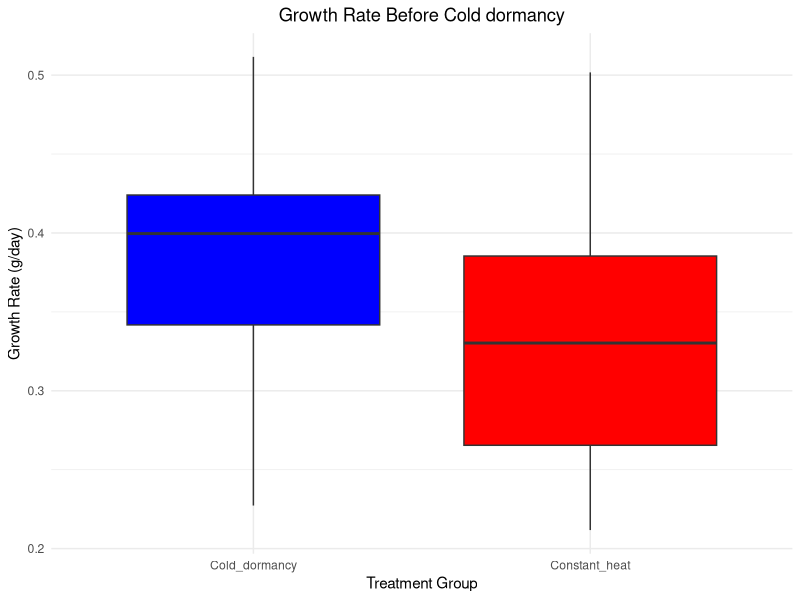
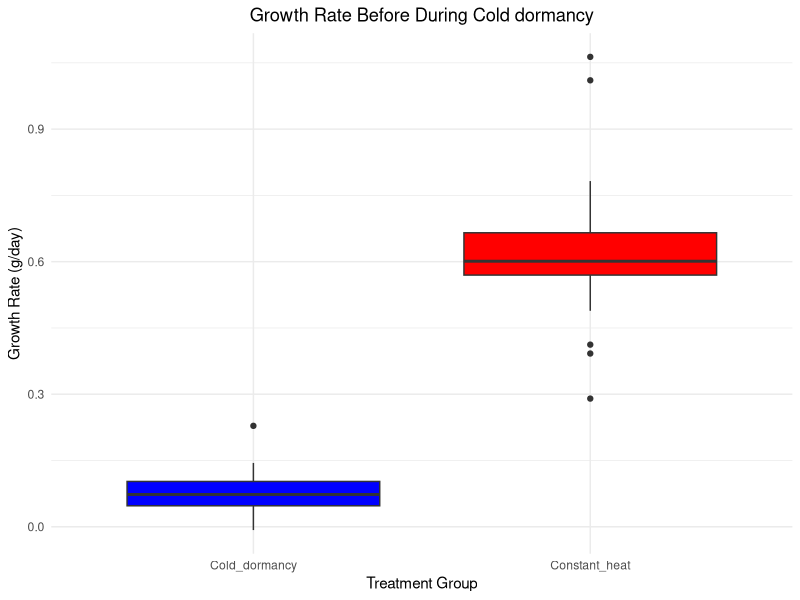
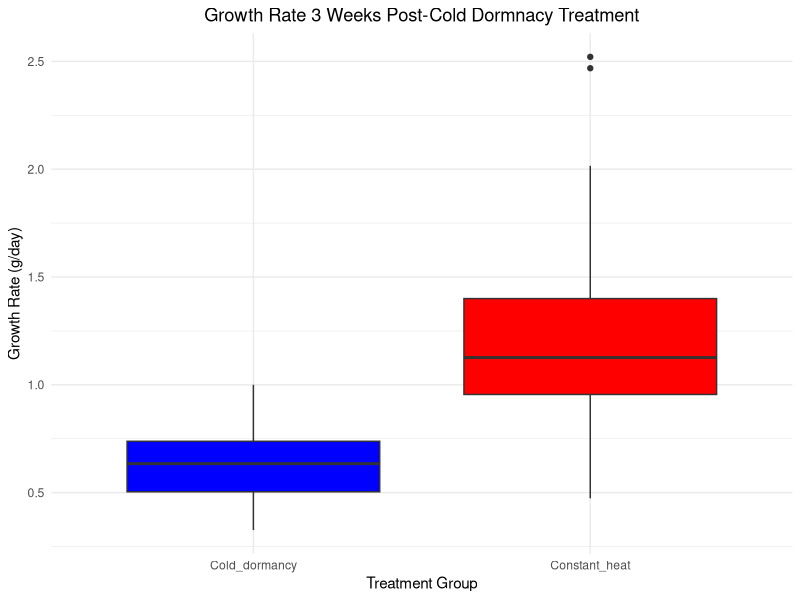
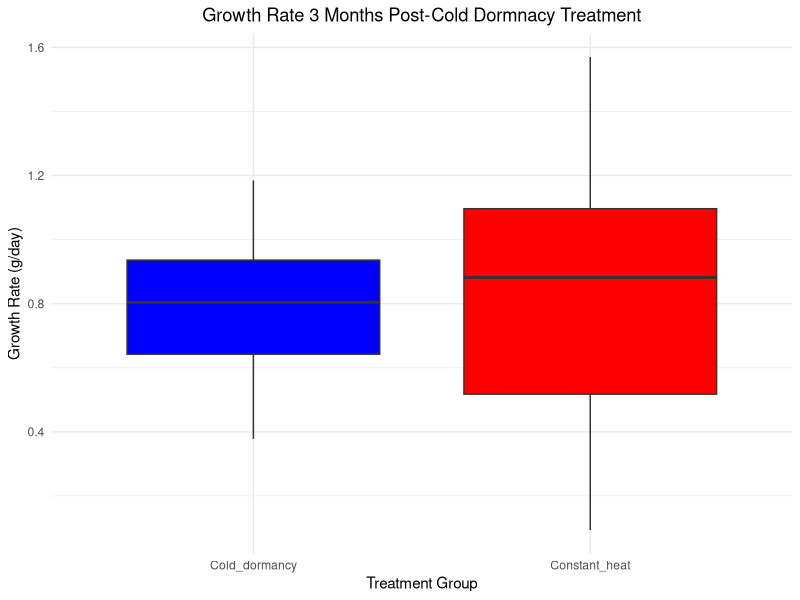
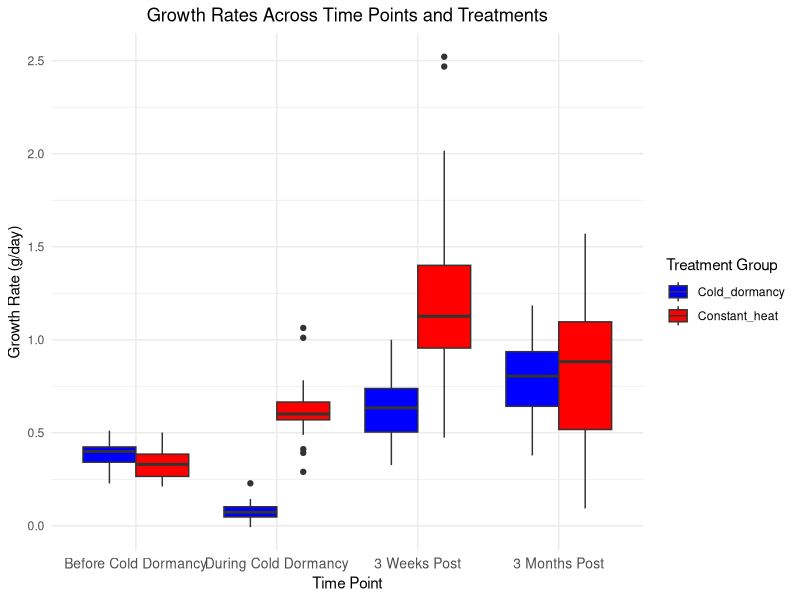

Source code (R) for these figures, in order:
setwd("~/Library/CloudStorage/Box-Box/TS_Lab_GopherTortoises/Data_Analysis/Growth_data/Growth_Rate_Cohort_3")

#Load necessary library
library(lme4)
library(emmeans)
library(ggplot2)

#Clear memory
rm(list=ls(all = TRUE))

datum <- read.csv("Growth_data_Working.csv")
head(datum)

# Filter out individuals with Tortoise_ID "Not_Viable" and specific IDs
datum <- subset(datum, !(Tortoise_ID %in% c("Not_Viable", "GT2023_N05.03", "GT2023_N06.01", "GT2023_N05.06", "GT2023_N15.04")))

# Confirm the filtered dataset
head(datum)

#Fit the model
# Question 1: What is the growth rate of animals before cold dormancy treatment?
# Mixed effect model with treatment as a fixed effect and Nest_ID as a random effect

model_before <- lmer(Growth_rate_Before ~ Treatment +  (1 | Nest_ID), data = datum)

# Summarize the results
summary(model_before)

# Post-hoc tests
emmeans(model_before, pairwise ~ Treatment)

#plot the data

p2=ggplot(datum, aes(x = Treatment, y = Growth_rate_Before)) +
  geom_boxplot(aes(fill = Treatment)) +
  scale_fill_manual(values = c("Constant_heat" = "red", "Cold_dormancy" = "blue")) +
  labs(title = "Growth Rate Before Cold dormancy",
       x = "Treatment Group",  # Keeps x-axis label
       y = "Growth Rate (g/day)") +
  theme_minimal() +
  guides(fill = "none") +  # Removes the legend for the fill aesthetic
  theme(plot.title = element_text(hjust = 0.5))  # Centers the title

p2

# Save file as PNG for final figure production
ggsave(p2, file="Growth_rate_Before.png", width=9, height=7, dpi=600)

# Question 2: What is the effect of treatment on growth rate during cold dormancy?
# Mixed effect model with treatment as a fixed effect and Nest_ID as a random effect

model_during <- lmer(Growth_rate_During ~ Treatment + (1 | Nest_ID), data = datum)

# Summarize the results
summary(model_during)

# Post-hoc tests
emmeans(model_during, pairwise ~ Treatment)

#plot the data

p2=ggplot(datum, aes(x = Treatment, y = Growth_rate_During)) +
  geom_boxplot(aes(fill = Treatment)) +
  scale_fill_manual(values = c("Constant_heat" = "red", "Cold_dormancy" = "blue")) +
  labs(title = "Growth Rate Before During Cold dormancy",
       x = "Treatment Group",  # Keeps x-axis label
       y = "Growth Rate (g/day)") +
  theme_minimal() +
  guides(fill = "none") +  # Removes the legend for the fill aesthetic
  theme(plot.title = element_text(hjust = 0.5))  # Centers the title

p2

# Save file as PNG for final figure production
ggsave(p2, file="Growth_rate_During.png", width=9, height=7, dpi=600)

#Question 3: What is the effect of treatment on growth rate 3 weeks post-cold dormancy?
model_3Weeks <- lmer(Growth_rate_3_Weeks_Post ~ Treatment + (1 | Nest_ID), data = datum)

# Summarize the results
summary(model_3Weeks)

# Post-hoc tests
emmeans(model_3Weeks, pairwise ~ Treatment)

#plot the data

p2=ggplot(datum, aes(x = Treatment, y = Growth_rate_3_Weeks_Post)) +
  geom_boxplot(aes(fill = Treatment)) +
  scale_fill_manual(values = c("Constant_heat" = "red", "Cold_dormancy" = "blue")) +
  labs(title = "Growth Rate 3 Weeks Post-Cold Dormnacy Treatment",
       x = "Treatment Group",  # Keeps x-axis label
       y = "Growth Rate (g/day)") +
  theme_minimal() +
  guides(fill = "none") +  # Removes the legend for the fill aesthetic
  theme(plot.title = element_text(hjust = 0.5))  # Centers the title

p2

# Save file as PNG for final figure production
ggsave(p2, file="Growth_rate_3Weeks.png", width=9, height=7, dpi=600)

##Question 4: What is the effect of treatment on growth rate 3 months post-cold dormancy?
model_3Months <- lmer(Growth_rate_3_Months_Post ~ Treatment + (1 | Nest_ID), data = datum)

# Summarize the results
summary(model_3Months)

# Post-hoc tests
emmeans(model_3Months, pairwise ~ Treatment)

#plot the data

p2=ggplot(datum, aes(x = Treatment, y = Growth_rate_3_Months_Post)) +
  geom_boxplot(aes(fill = Treatment)) +
  scale_fill_manual(values = c("Constant_heat" = "red", "Cold_dormancy" = "blue")) +
  labs(title = "Growth Rate 3 Months Post-Cold Dormnacy Treatment",
       x = "Treatment Group",  # Keeps x-axis label
       y = "Growth Rate (g/day)") +
  theme_minimal() +
  guides(fill = "none") +  # Removes the legend for the fill aesthetic
  theme(plot.title = element_text(hjust = 0.5))  # Centers the title

p2

# Save file as PNG for final figure production
ggsave(p2, file="Growth_rate_3Months.png", width=9, height=7, dpi=600)


##Combine the results from all three models into one graph
library(tidyr)

# Reshape data to long format
datum_long <- datum %>%
  pivot_longer(
    cols = c(Growth_rate_Before, Growth_rate_During, Growth_rate_3_Weeks_Post, Growth_rate_3_Months_Post),
    names_to = "Timepoint",
    values_to = "Growth_rate"
  )

# Adjust the Timepoint column for better labels
datum_long$Timepoint <- factor(
  datum_long$Timepoint,
  levels = c("Growth_rate_Before", "Growth_rate_During", "Growth_rate_3_Weeks_Post", "Growth_rate_3_Months_Post"),
  labels = c("Before Cold Dormancy", "During Cold Dormancy", "3 Weeks Post", "3 Months Post")
)

p_combined_grouped <- ggplot(datum_long, aes(x = Timepoint, y = Growth_rate, fill = Treatment)) +
  geom_boxplot(position = position_dodge()) +
  scale_fill_manual(
    values = c("Constant_heat" = "red", "Cold_dormancy" = "blue"),
    name = "Treatment Group"  # Legend title
  ) +
  labs(
    title = "Growth Rates Across Time Points and Treatments",
    x = "Time Point",  # X-axis label
    y = "Growth Rate (g/day)"
  ) +
  theme_minimal() +
  theme(
    plot.title = element_text(hjust = 0.5),  # Center the title
    legend.position = "right",  # Position the legend at the top (optional)
    axis.text.x = element_text(size = 10)  # Customize X-axis text size
  )

print(p_combined_grouped)
ggsave(p_combined_grouped, file = "Combined_Growth_rate.png", width = 12, height = 6, dpi = 600)

## Question 5: How does growth rate change before and after cold dormancy ONLY for the cold dormancy treatment
cold_dormancy_data <- subset(datum, Treatment == "Cold_dormancy")

#Reshape the data into a long format to get a column for Timepoint and a column for Growth_rate

datum_long <- read.csv("Growth_data_Working.csv")
datum_long <- reshape(datum_long, 
                      varying = c("Growth_rate_Before", "Growth_rate_3_Months_Post"), 
                      v.names = "Growth_rate", 
                      timevar = "Timepoint", 
                      times = c("Growth_rate_Before", "Growth_rate_3_Months_Post"), 
                      direction = "long")

# Reorder the 'Timepoint' factor to ensure correct order
datum_long$Timepoint <- factor(datum_long$Timepoint, 
                               levels = c("Growth_rate_Before", "Growth_rate_3_Months_Post"))

# Filter the data for the cold dormancy treatment
cold_dormancy_only <- datum_long[datum_long$Treatment == "Cold_dormancy", ]

model_cold_dormancy <- lmer(Growth_rate ~ Timepoint + (1 | Nest_ID), data = cold_dormancy_only)


# Summarize the model results
summary(model_cold_dormancy)

emmeans(model_cold_dormancy, pairwise ~ Timepoint)

# Create the boxplot for Growth_rate before and after cold dormancy
plot_growth <- ggplot(cold_dormancy_only, aes(x = Timepoint, y = Growth_rate, fill = Timepoint)) + 
  geom_boxplot() + 
  labs(x = "Timepoint", y = "Growth Rate (g/day)") + 
  scale_x_discrete(labels = c("Growth_rate_Before" = "Before Cold Dormancy", 
                              "Growth_rate_3_Months_Post" = "3 Months Post Cold Dormancy")) + 
  theme_minimal() + 
  theme(
    legend.position = "none",
    axis.title = element_text(size = 16),  # Increase size of axis titles
    axis.text = element_text(size = 14)    # Increase size of axis tick labels
  )

# Save the plot
ggsave(plot_growth, file = "Growth_rate_Cold_Dormancy_Boxplot.png", width = 12, height = 6, dpi = 600)
